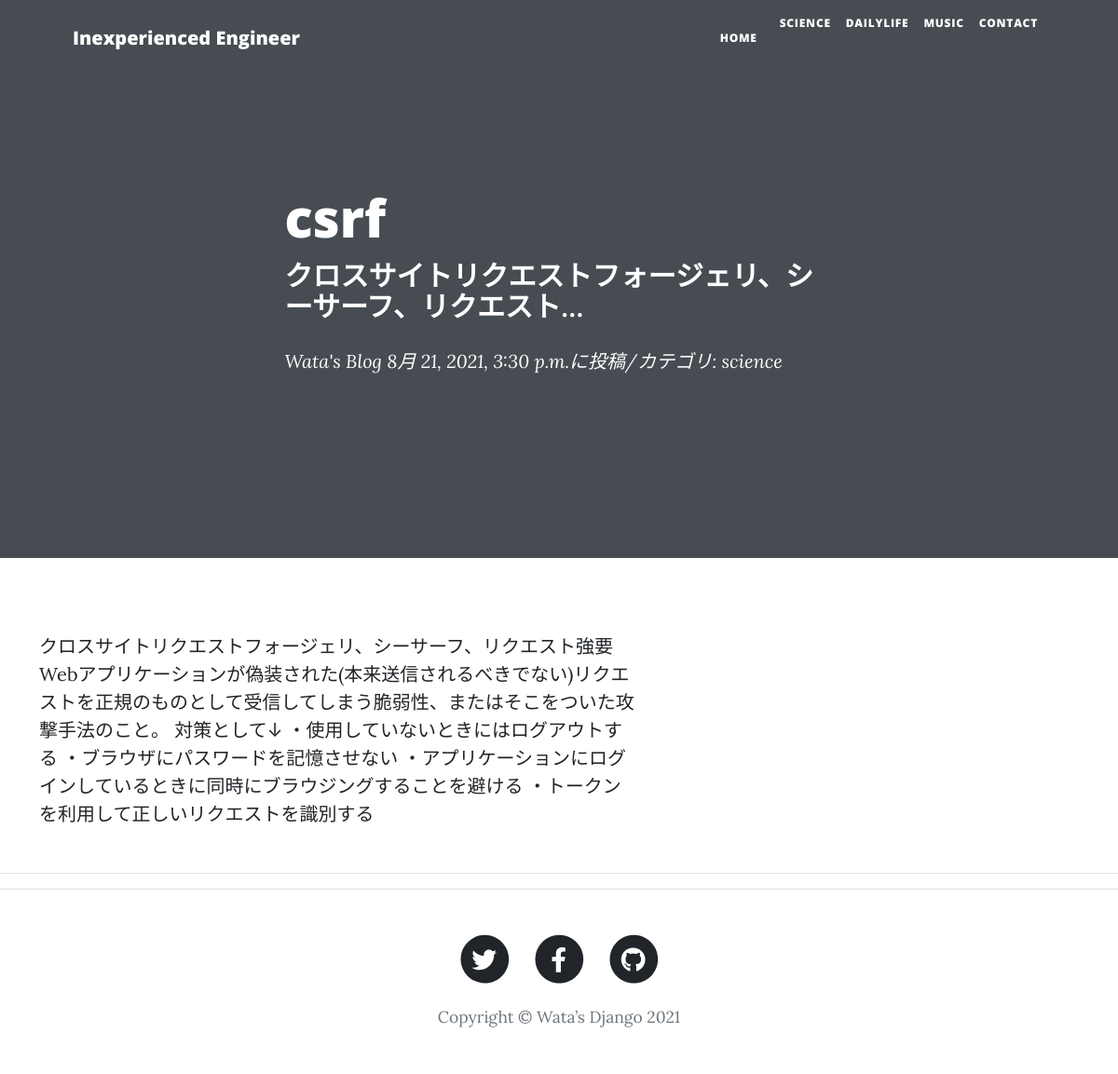
Page /blog-datail/12 on the committed database.
### blog/models.py (models this page shows, shortened)
class BlogPost(models.Model):
    CATEGORY = (("science", "科学のこと"),
                ("dailylife", "日常のこと"), ("music", "音楽のこと"))
    title = models.CharField(
        verbose_name='タイトル',  # フィールドのタイトル
        max_length=200  # 最大文字数は200
    )
    content = models.TextField(
        verbose_name='本文'  # フィールドのタイトル
    )
    posted_at = models.DateTimeField(
        verbose_name='投稿日時',  # フィールドのタイトル
        auto_now_add=True  # 日時を自動追加
    )
    category = models.CharField(
        verbose_name='カテゴリ',  # フィールドのタイトル
        max_length=50,  # 最大文字数は50
        choices=CATEGORY
    )

### blog/views.py (the view)
class BlogDetail(DetailView):
    template_name = 'post.html'
    model = BlogPost

### blog/templates/post.html (shortened to what this page needs)
{% extends 'base.html' %}
{% load static %}
{% block header %} {% load static %}
<header class="masthead" style="background-img: url('assets/img/post-bg.jpg')">
  <div class="container position-relative px-4 px-lg-5">
    <div class="row gx-4 gx-lg-5 justify-content-center">
      <div class="col-md-10 col-lg-8 col-xl-7">
        <div class="post-heading">
          <h1>{{object.title}}</h1>
          <h2 class="subheading">{{object.content|truncatechars:30}}</h2>
          <span class="meta">
            <a href="{% url 'blog:index' %}">Wata's Blog</a>
            {{object.posted_at}}に投稿/カテゴリ:
            {{object.category}}</span
          >
        </div>
      </div>
    </div>
  </div>
</header>
{% endblock %}
{% block contents %}
<article>
  <div class="container">
    <div class="row">
      <div class="col-md-10 col-lg-8 col-xl-7">
        <p>{{object.content}}</p>
      </div>
    </div>
  </div>
</article>
<hr />
{% endblock %}

### rows in the picture
BlogPost: title "csrf", content "クロスサイトリクエストフォージェリ、シーサーフ、リクエスト…", posted_at "8月 21, 2021, 3:30 p.m.", category "science", content "クロスサイトリクエストフォージェリ、シーサーフ、リクエスト強要 Webアプリケーションが偽装された(本来送信されるべきでない)リクエストを正規のものとして受信してしまう脆弱性、またはそこをついた攻撃手法のこと。 対策として↓ ・使用していないときにはログアウトする ・ブラウザにパスワードを記憶させない ・アプリケーションにログインしているときに同時にブラウジングすることを避ける ・トークンを利用して正しいリクエストを識別する"
